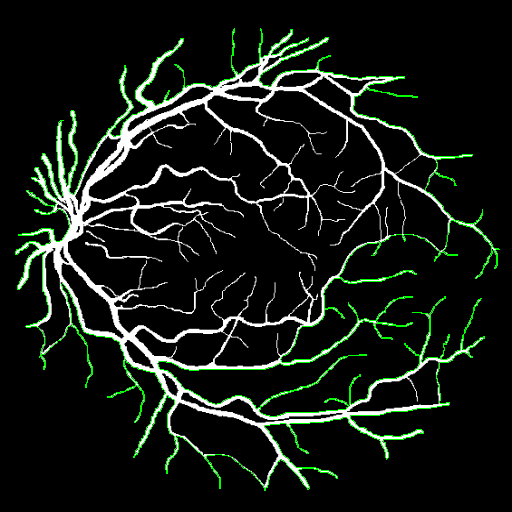
#> input picture FeaturesExtraction/Images/contours_0.png, 512 x 512 px; its folder holds only this picture in this run
$ python V3.py
#> lines starting #> are read from the running program, lines starting #| are printed output that depends on the picture; after the words box and inside, x2 and y2 are one past the last pixel; in counts of white or black regions, pixels touching at a corner belong together
from PIL import Image
import cv2
import numpy as np
import os
import matplotlib.pyplot as plt

def remove_background(image_path):
    """Rimuove lo sfondo dell'immagine sostituendo i pixel collegati con il nero e mantenendo gli altri."""
    image = Image.open(image_path).convert("RGBA")
    pixels = np.array(image)
    h, w, _ = pixels.shape

    target_color = pixels[0, 0, :3]  # Colore del primo pixel (RGB)

    mask = np.zeros((h, w), dtype=bool)
    to_visit = [(0, 0)]

    while to_visit:
        x, y = to_visit.pop()
        if not mask[x, y] and np.array_equal(pixels[x, y, :3], target_color):
            mask[x, y] = True
            if x > 0: to_visit.append((x-1, y))
            if x < h-1: to_visit.append((x+1, y))
            if y > 0: to_visit.append((x, y-1))
            if y < w-1: to_visit.append((x, y+1))

    # Crea l'output: i pixel di sfondo diventano neri, gli altri rimangono invariati
    new_pixels = pixels.copy()
    new_pixels[mask] = [0, 0, 0, 255]  # Nero con opacità piena

    cv2_image = cv2.cvtColor(new_pixels, cv2.COLOR_RGBA2BGRA)
    return cv2_image

def segment_image(image_path, saturation_thresh=50, value_thresh=50):
    # Caricare l'immagine

    #image = remove_background(image_path)
#> called with image_path = 'FeaturesExtraction/Images/contours_0.png', saturation_thresh = 50, value_thresh = 50
    image = cv2.imread(image_path)
#> image is the input picture: shape (512, 512, 3); mean B, G, R 19.8, 26.4, 19.8


    # Convertire l'immagine da BGR a RGB per la visualizzazione corretta
    image_rgb = cv2.cvtColor(image, cv2.COLOR_BGR2RGB)

    # Convertire l'immagine nello spazio colore HSV
    image_hsv = cv2.cvtColor(image, cv2.COLOR_BGR2HSV)
#> image_hsv: shape (512, 512, 3); mean H, S, V 1.5, 6.5, 26.4

    # Estrarre le componenti HSV
    hue, saturation, value = cv2.split(image_hsv)
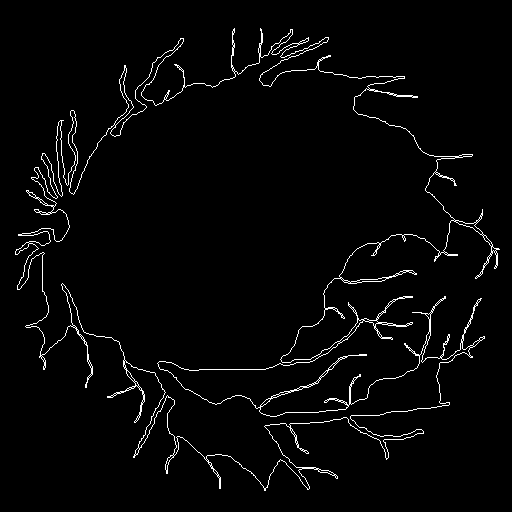
#> hue: shape (512, 512); values 0 (black) and 60 (white), 2.6% white in thin lines or dots, all inside (x1, y1, x2, y2) = (15, 28, 500, 491)
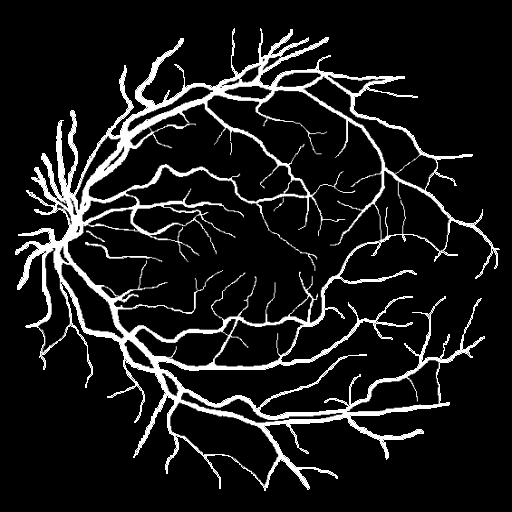
#> value: shape (512, 512); min 0, max 255, mean 26.4

    # Creare una maschera basata sui valori di Saturation e Value
    mask = (saturation > saturation_thresh) & (value > value_thresh)
    mask = mask.astype(np.uint8) * 255  # Convertire in immagine binaria

    # Applicare operazioni morfologiche per riempire i buchi
    kernel = np.ones((5,5), np.uint8)  # Kernel per operazioni morfologiche
    #mask = cv2.morphologyEx(mask, cv2.MORPH_CLOSE, kernel)  # Chiusura per riempire buchi
    #mask = cv2.dilate(mask, kernel, iterations=1)  # Leggera dilatazione per uniformare

    # Applicare la maschera all'immagine originale
    segmented_image = cv2.bitwise_and(image_rgb, image_rgb, mask=mask)
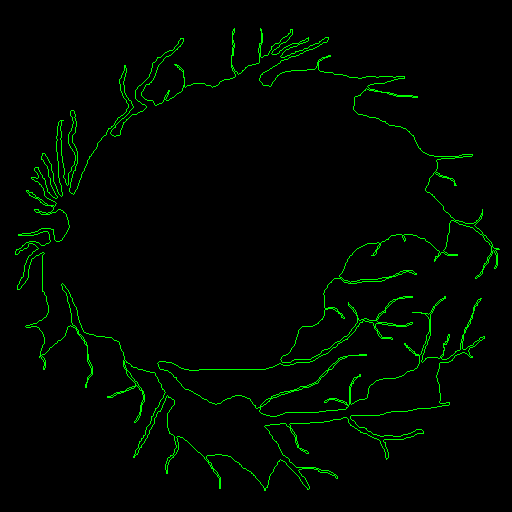
#> segmented_image: shape (512, 512, 3); mean R, G, B 0, 6.5, 0

    return image_rgb, mask, segmented_image

# Percorso della directory delle immagini
base_dir = "/home/francesco/Scaricati/Dataset/Images/"

# Scorrere tutte le cartelle in Images/
for root, dirs, files in os.walk(base_dir):
    # Prendere le prime 3 immagini della cartella
    image_files = [f for f in files if f.endswith(('.png', '.jpg', '.jpeg', '.tif'))][:3]
    print(f"Lunghezza immagini: {len(image_files)}")
    for image_file in image_files:
        image_path = os.path.join(root, image_file)

        # Segmentare l'immagine
        image_rgb, mask, segmented_image = segment_image(image_path)

        # Mostrare i risultati
        fig, axs = plt.subplots(1, 3, figsize=(18, 6))

        axs[0].imshow(image_rgb)
        axs[0].set_title("Immagine Originale")
        axs[0].axis("off")

        axs[1].imshow(mask, cmap='gray')
        axs[1].set_title("Maschera Segmentata")
        axs[1].axis("off")

        axs[2].imshow(segmented_image)
        axs[2].set_title("Immagine Segmentata")
        axs[2].axis("off")

        plt.show()
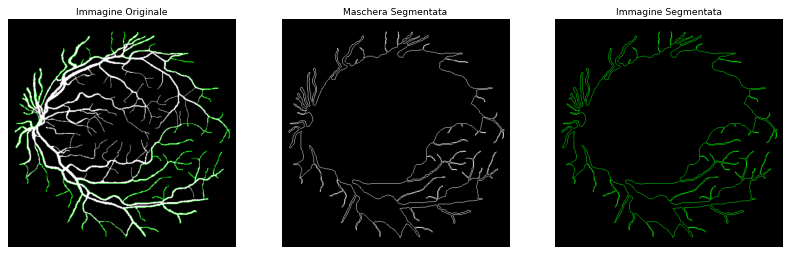
#> figure drawn by matplotlib, 3 panels

$ run again, on FeaturesExtraction/Images/contours_12.png
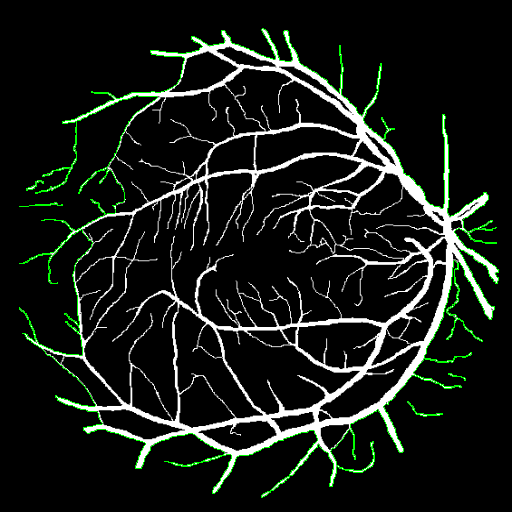
#> input picture FeaturesExtraction/Images/contours_12.png, 512 x 512 px
#> in segment_image, image is the input picture: shape (512, 512, 3); mean B, G, R 22.9, 27.6, 22.9
#> image_hsv: shape (512, 512, 3); mean H, S, V 1.1, 4.7, 27.6
#> in segment_image, `hue, saturation, value = cv2.split(image_hsv)`:
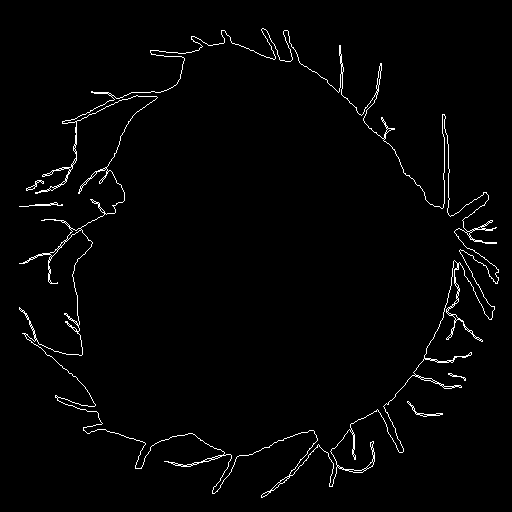
#> hue: shape (512, 512); values 0 (black) and 60 (white), 1.9% white in thin lines or dots, all inside (x1, y1, x2, y2) = (19, 28, 499, 498)
#> `plt.show()`:
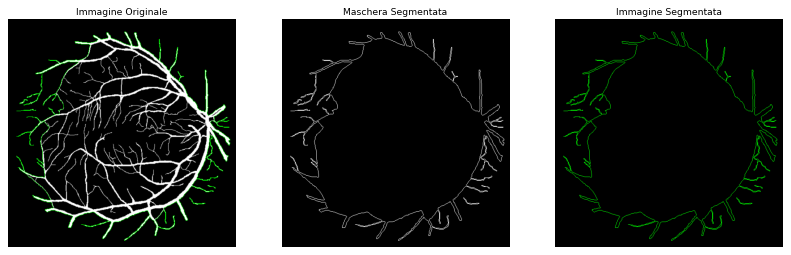
#> figure drawn by matplotlib, 3 panels

$ run again, on FeaturesExtraction/Images/contours_13.png
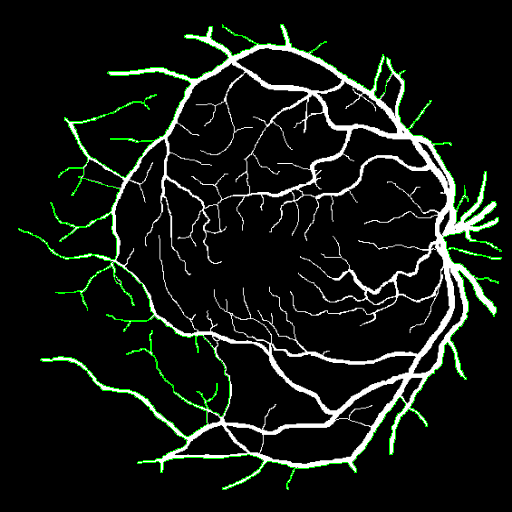
#> input picture FeaturesExtraction/Images/contours_13.png, 512 x 512 px
#> in segment_image, image is the input picture: shape (512, 512, 3); mean B, G, R 18.5, 23.3, 18.5
#> image_hsv: shape (512, 512, 3); mean H, S, V 1.1, 4.8, 23.3
#> in segment_image, `hue, saturation, value = cv2.split(image_hsv)`:
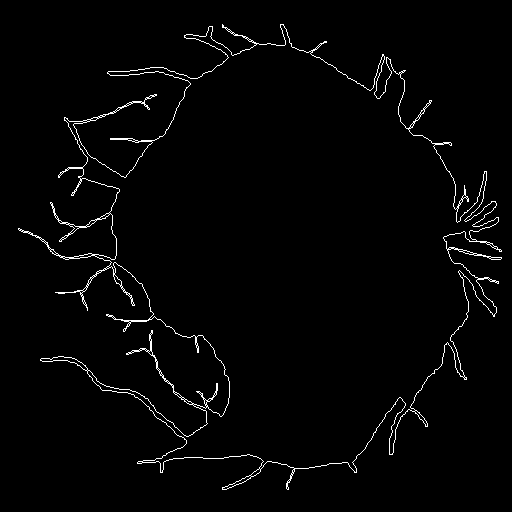
#> hue: shape (512, 512); values 0 (black) and 60 (white), 1.9% white in thin lines or dots, all inside (x1, y1, x2, y2) = (18, 24, 502, 490)
#> `plt.show()`:
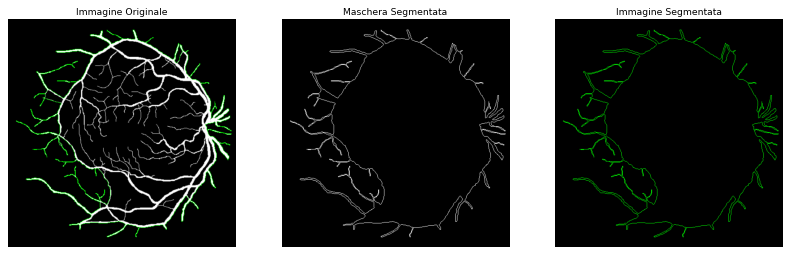
#> figure drawn by matplotlib, 3 panels

$ run again, on FeaturesExtraction/Images/contours_14.png
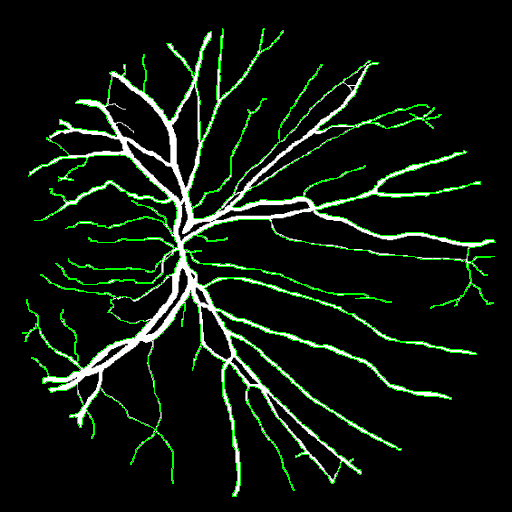
#> input picture FeaturesExtraction/Images/contours_14.png, 512 x 512 px
#> in segment_image, image is the input picture: shape (512, 512, 3); mean B, G, R 14, 23.7, 14
#> image_hsv: shape (512, 512, 3); mean H, S, V 2.3, 9.6, 23.7
#> in segment_image, `hue, saturation, value = cv2.split(image_hsv)`:
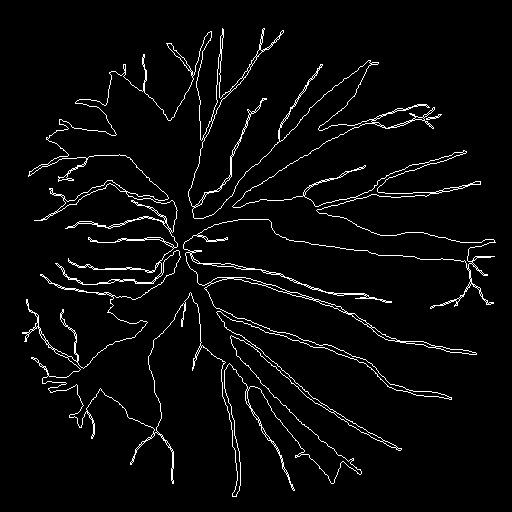
#> hue: shape (512, 512); values 0 (black) and 60 (white), 3.8% white in thin lines or dots, all inside (x1, y1, x2, y2) = (22, 28, 496, 497)
#> `plt.show()`:
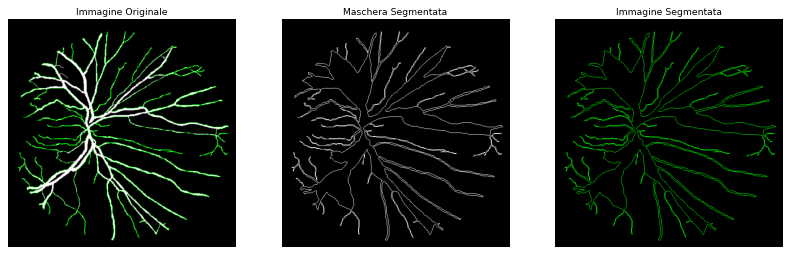
#> figure drawn by matplotlib, 3 panels

$ run again, on FeaturesExtraction/Images/contours_1.png
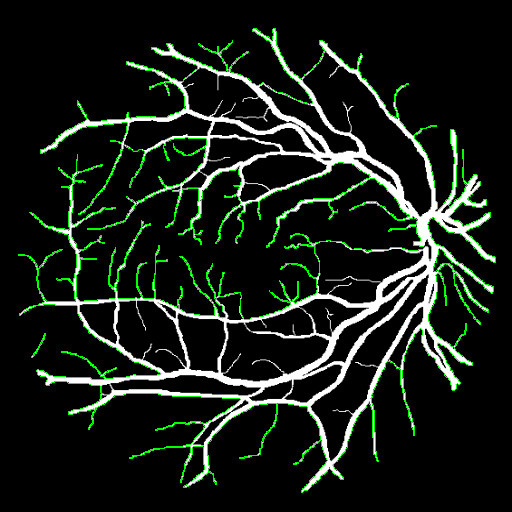
#> input picture FeaturesExtraction/Images/contours_1.png, 512 x 512 px
#> in segment_image, image is the input picture: shape (512, 512, 3); mean B, G, R 22.1, 31.2, 22.1
#> image_hsv: shape (512, 512, 3); mean H, S, V 2.1, 9.1, 31.2
#> hue: shape (512, 512); values 0 (black) and 60 (white), 3.6% white in thin lines or dots, all inside (x1, y1, x2, y2) = (18, 28, 496, 493)
#> `plt.show()`:
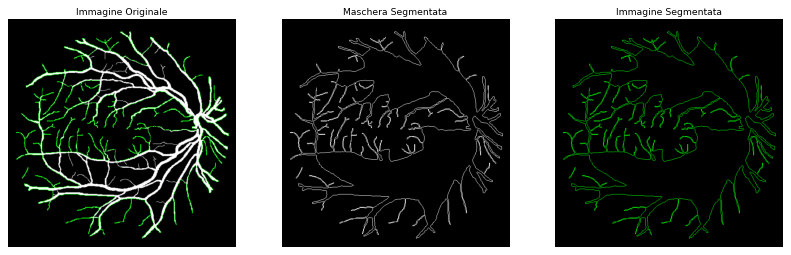
#> figure drawn by matplotlib, 3 panels
